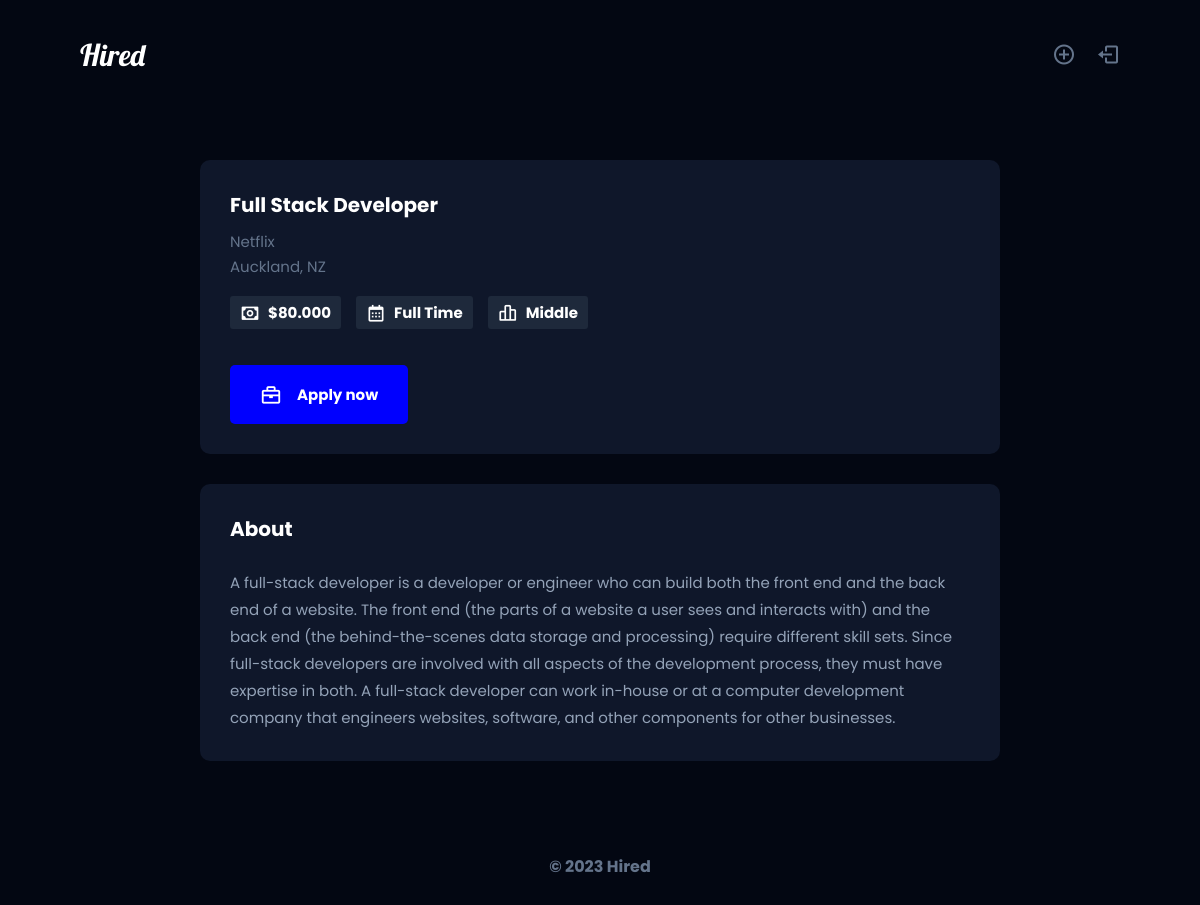
Page /app/pages/job.php?id=6 on the committed database.
### tables this page shows
CREATE TABLE `jobs` (
  `id` int(11) NOT NULL,
  `title` varchar(255) NOT NULL,
  `company` varchar(255) NOT NULL,
  `location` varchar(255) NOT NULL,
  `salary` varchar(255) NOT NULL,
  `type` varchar(255) NOT NULL,
  `level` varchar(255) NOT NULL,
  `description` varchar(2000) NOT NULL
);

### app/pages/job.php (the view, shortened to what this page needs)
<?php
    include("../connect.php");
    if(isset($_GET["id"])) {
        $id = $_GET["id"];
        $sql = "SELECT * FROM `jobs` WHERE id = '$id'";
        $query = mysqli_query($connect, $sql);
        if($query) {
            $job = mysqli_fetch_assoc($query);
        }
    }
?>
<!DOCTYPE html>
<html lang="en">
<?php
    include("../components/head.php");
?>
<body style="background-color: #030712;">
    <?php include("../components/navbar.php") ?>
    <section id="job">
        <div class="job-flex">
            <div class="job-d">
                <b>About</b>
                <p><?php echo $job["description"] ?></p>
            </div>
            <div class="job-i">
            <p class="title"><?php echo $job["title"] ?></p>
                <p class="company"><?php echo $job["company"] ?></p>
                <p class="location" style="margin-top: 2px;"><?php echo $job["location"] ?></p>
                <div class="j-icons">
                    <div>
                        <i class='bx bx-money'></i>
                        <p>$<?php echo $job["salary"] ?></p>
                    </div>
                    <div>
                        <i class='bx bx-calendar'></i>
                        <p><?php echo $job["type"] ?></p>
                    </div>
                    <div>
                        <i class='bx bx-bar-chart-alt-2'></i>
                        <p><?php echo $job["level"] ?></p>
                    </div>
                </div>
                <a href="#" class="apply">
                    <i class='bx bx-briefcase'></i>
                    <span>Apply now</span>
                </a>
            </div>
        </div>
    </section>
    <?php include("../components/footer.php") ?>
</body>
</html>

### app/styles/style.css (style rules this page uses)
* { margin: 0; padding: 0; text-decoration: none; list-style: none; box-sizing: border-box; font-family: "Poppins", sans-serif; }

### app/styles/homepage.css (style rules this page uses)
* { margin: 0; padding: 0; text-decoration: none; list-style: none; box-sizing: border-box; font-family: "Poppins", sans-serif; }
.title { overflow: hidden; text-overflow: ellipsis; display: -webkit-box; -webkit-line-clamp: 1; -webkit-box-orient: vertical; font-weight: 700; margin-bottom: 10px; font-size: 20px; }
.company, .location { color: #64748b; }
.j-icons { display: flex; align-items: center; gap: 15px; margin-top: 18px; font-weight: 700; }
.j-icons div { background-color: #1e293b; display: flex; align-items: center; gap: 8px; padding: 5px 10px; border-radius: 3px; }
.j-icons div i { font-size: 20px; }

### app/styles/job.css (style rules this page uses)
* { margin: 0; padding: 0; text-decoration: none; list-style: none; box-sizing: border-box; font-family: "Poppins", sans-serif; }
#job { color: white; padding: 50px 115px; }
.job-flex { display: flex; justify-content: center; align-items: flex-start; gap: 30px; }
.job-d { background-color: #0f172a; color: #94a3b8; padding: 30px; font-size: 15px; border-radius: 10px; max-width: 500px; }
.job-d b { color: white; display: flex; font-size: 20px; margin-bottom: 25px; }
.job-d p { line-height: 1.8em; }
.job-i { background-color: #0f172a; padding: 30px; font-size: 15px; border-radius: 10px; }
.apply { background-color: blue; color: white; display: flex; align-items: center; width: fit-content; gap: 15px; border-radius: 5px; margin-top: 36px; padding: 18px 30px; font-weight: 700; transition: 0.3s; }
.apply i { font-size: 22px; }
@media (max-width: 1200px) { #job { padding: 50px 80px; } }
@media (max-width: 1200px) { .job-flex { flex-wrap: wrap-reverse; } }
@media (max-width: 1200px) { .job-d { max-width: 800px; } }
@media (max-width: 1200px) { .job-i { width: 800px; } }

### app/styles/add.css (style rules this page uses)
* { margin: 0; padding: 0; text-decoration: none; list-style: none; box-sizing: border-box; font-family: "Poppins", sans-serif; }

### rows in the picture
jobs: description "A full-stack developer is a developer or engineer who can build both the front end and the back end of a website. The front end (the parts of a website a user sees and interacts with) and the back end (the behind-the-scenes data storage and processing) require different skill sets. Since full-stack developers are involved with all aspects of the development process, they must have expertise in both. A full-stack developer can work in-house or at a computer development company that engineers websites, software, and other components for other businesses.", title "Full Stack Developer", company "Netflix", location "Auckland, NZ", salary "80.000", type "Full Time", level "Middle"
